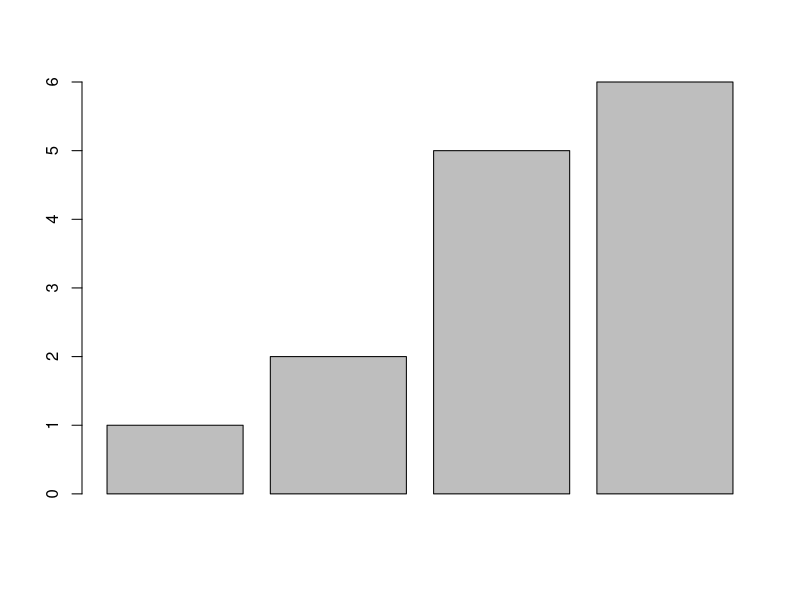
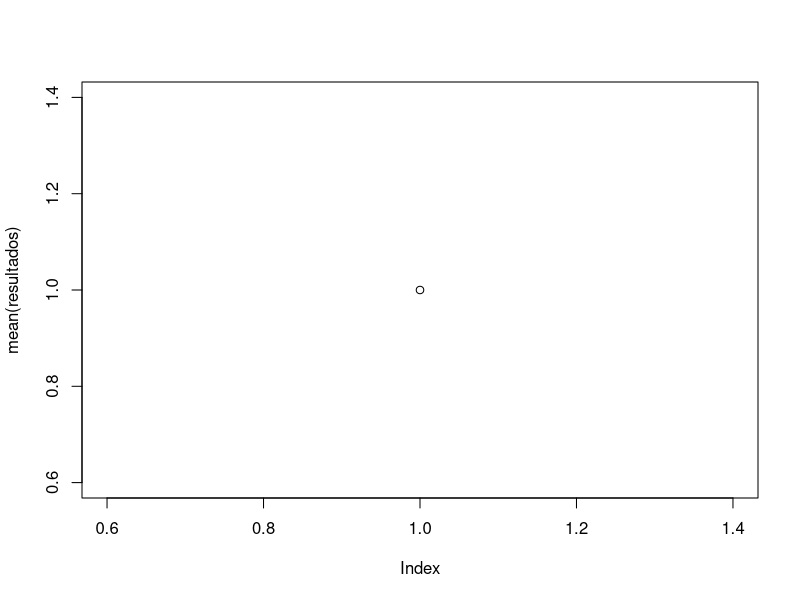
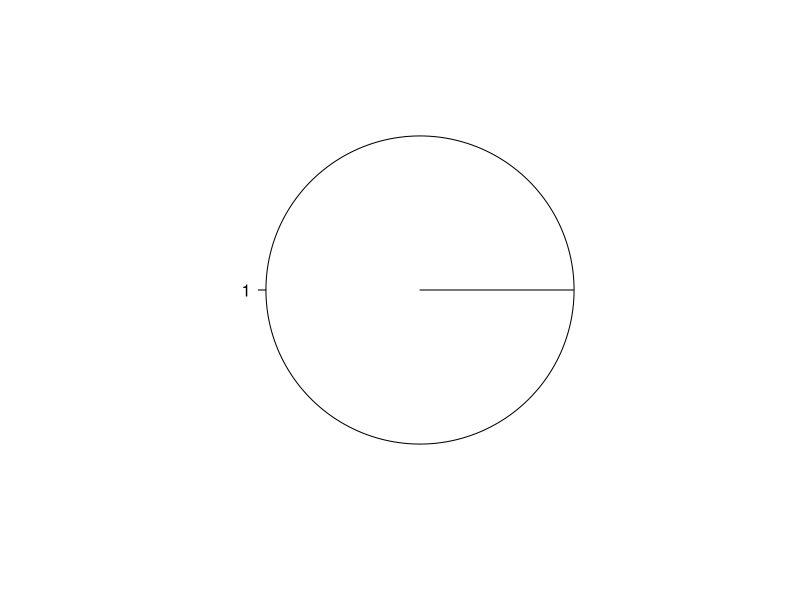

Write R code to recreate these figures, in order.
# Projeto: Simulação e Cálculos Estatísticos com R
# Descrição: Este script contém simulações e cálculos aplicados a problemas clássicos de probabilidade e estatísticas, incluindo o problema dos aniversários, cálculo de probabilidade em uma sala com N alunos e simulação de sorteios da Mega-Sena.

# 1. Aniversários: Simulação do problema clássico de probabilidade de coincidência de aniversários
# 2. Função de Cálculo de Probabilidade: Função para calcular a probabilidade de coincidência de aniversários em uma sala com N alunos
# 3. Mega-Sena: Simulação para calcular quantas semanas seriam necessárias para acertar 4 números na Mega-Sena

# Exemplo simples de vetores e gráfico de barras
a <- c(1, 2, 5)
b <- c(10, 12)
d <- c(a, 6)  # Concatenar 'a' com o número 6
print(d)
barplot(d)

# Laços FOR: Exemplo de laços aninhados
vetor <- c(8, 9, 1)
tam <- length(vetor)
vetor[1]

# Laço duplo que não tem operação relevante, mas simula iterações
for(i in 1:tam) {
  for(j in 1:tam) {
    # O loop interno está vazio, pois não há operação aqui
  }
  print(i)
}

# Simulação de coincidência de aniversários
# Gerar 40 aniversários aleatórios e contar as coincidências
aniversarios <- sample(x = 1:365, size = 40, replace = TRUE)
quantidade <- sum(duplicated(aniversarios))  # Contar coincidências de aniversários
print("Quantidade de coincidências: ")
print(quantidade)

# Simulação com 10.000 repetições para calcular a probabilidade de coincidência
resultados <- c()  # Vetor vazio para armazenar resultados

for(j in 1:10000) {
  aniversarios <- sample(x = 1:365, size = 90, replace = TRUE)
  resultados[j] <- any(duplicated(aniversarios))  # Se houver duplicados, armazena TRUE
}
# Plotar a média das ocorrências de coincidência
plot(mean(resultados))

# Função para calcular a probabilidade de coincidência em uma sala com N alunos
calcular_prob <- function(n) {
  resultados <- c()  # Vetor vazio para armazenar resultados
  
  for(j in 1:10000) {
    aniversarios <- sample(x = 1:365, size = n, replace = TRUE)
    resultados[j] <- any(duplicated(aniversarios))  # Verifica se há aniversários duplicados
  }
  return(mean(resultados))  # Retorna a probabilidade média
}

# Calcular a probabilidade para uma sala com 50 alunos
prob_50 <- calcular_prob(n = 50)
print(paste("Probabilidade de coincidência para 50 alunos: ", prob_50))

# Simulação da Mega-Sena: Quantas semanas para acertar 4 números
bilhete <- c(4, 5, 12, 43, 21, 34)  # Números do bilhete

semanas <- 0  # Inicializar contagem de semanas
acertos <- 0  # Inicializar contagem de acertos

# Continuar sorteando até acertar 4 números
while(acertos < 4) {
  sorteio <- sample(x = 1:60, size = 6, replace = FALSE)  # Sorteio da Mega-Sena
  acertos <- sum(bilhete %in% sorteio)  # Verificar quantos números do bilhete estão no sorteio
  semanas <- semanas + 1  # Incrementar o número de semanas
}

# Exibir quantidade de semanas (convertido para anos)
print(paste("Quantidade de anos para acertar 4 números: ", semanas / 52))
pie(semanas / 52)  # Exibir gráfico de pizza com a quantidade de anos
